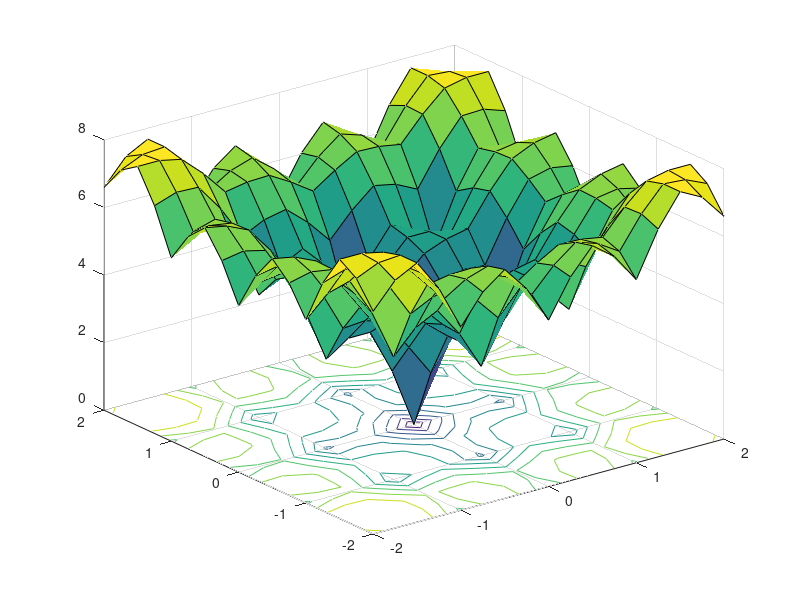

This chart was generated by the following MATLAB code:
x1=-2:0.25:2;
 x2=-2:0.25:2;
 [X1 X2]=meshgrid(x1,x2);
 Z=20*(1 - exp(-0.2*sqrt(0.5*(X1.^2 + X2.^2))))- exp(0.5.*(cos(2*pi*X1) + cos(2*pi*X2))) + exp(1);
surfc(X1,X2,Z)
